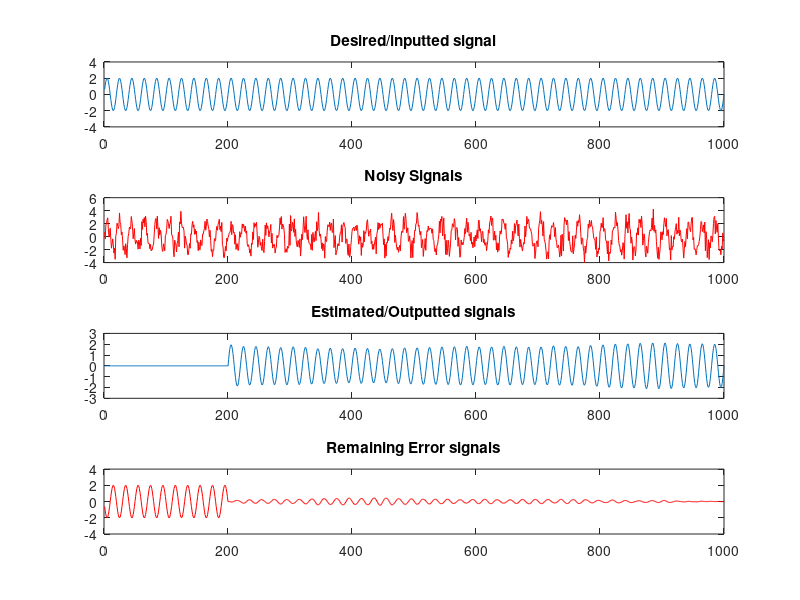

Source code (MATLAB):
clc
clear all;
close all;

t=0.001:0.001:1;
%The above line generates an array with first element as 0 and last element as 0.1, where each sucessive elements have a common difference of 0.0001. It is a Arithmetic preogression.
d=2*sin(2*pi*50*t);
%Plotting a sine wave
figure;M=200; %create figure window
plot(d); %This MATLAB function plots 2-D line graph; values Y vs the corresponding values in X
N=numel(d); %array of d(sine wave); returns the number of elements in array N
x=d(1:N)+.9*randn(1,N); 
%uniformly distributes noise
w=zeros(1,M);
wi=zeros(1,M);
% algorithm starts with small weights; assume zero weights in most cases

e=[]; %to create an array and stores the number get from each iterations
mu=0.0005;
% u(mu/step size) is taken small to ensure that the algorithm converges

for i=M:N %for loop (i) to repeat specific number of times
e(i)=d(i)-wi*x(i:-1:i-M+1)'; %variables can change size at each iterations of loop
wi = wi+2*mu*e(i)*x(i:-1:i-M+1);
end %This MATLAB function terminates for loop statement
y = zeros(N,1); %create an array of zeros from N all the way to 1
%implementation of LMS algorithm/Estimated/Outputted signals
for i=M:N
  j=x(i:-1:i-M+1);
  y(i)=((wi)*(j)'); %output signals transpose array
end
errorsignals = ctranspose(y)-d;
subplot(4,1,1),plot(d);ylim([-4 4]);title('Desired/inputted signal');
subplot(4,1,2),plot(x,'Color','r');title('Noisy Signals');
subplot(4,1,3),plot(y);title('Estimated/Outputted signals');
subplot(4,1,4),plot(errorsignals,'Color','r');ylim([-4 4]);title('Remaining Error signals');
